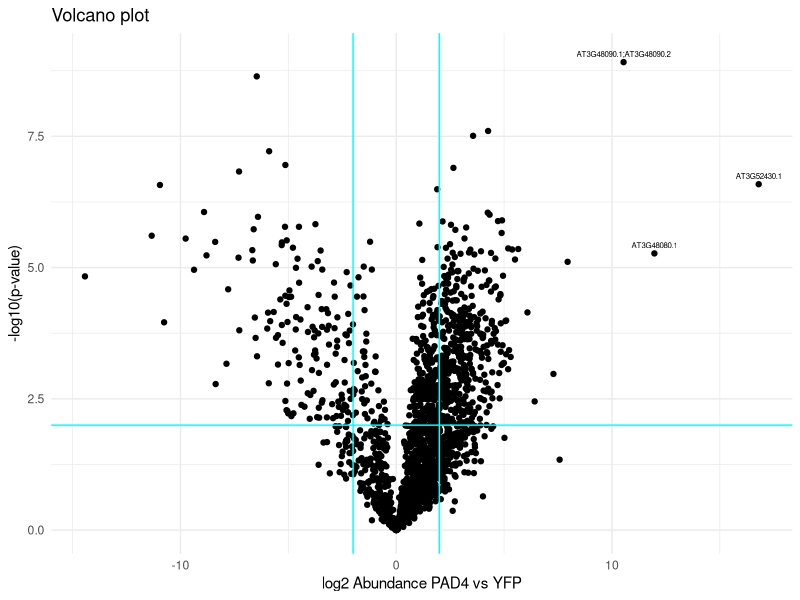
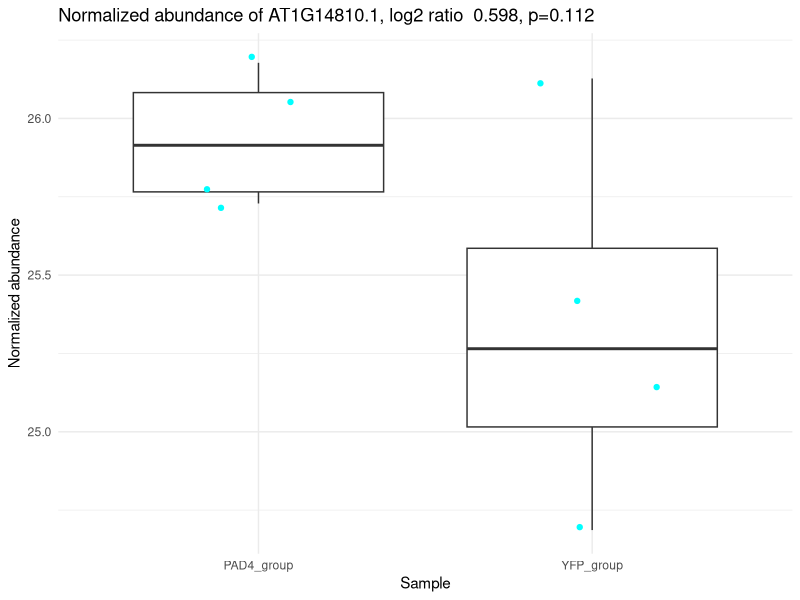

Here is the R script that generated these plots, in order:
#Load library
library(tidyverse)

# Load data
data <- read.table("data/Sun-etal-2021-IP-MS-PAD4-vs-YFP.txt", header=TRUE, sep="\t")

# Check the data
str(data)

# Subset most differentially abundant proteins
proteins <- subset(data, log2_PAD4_vs_YFP > 9)

# Volcano plot
pdf("output/challengevolcanoplot.pdf")
data %>% ggplot(aes(x = log2_PAD4_vs_YFP, y = -log10(pval_PAD4_vs_YFP))) +
  geom_point() +
  geom_text(aes(label = Protein.IDs), data = proteins, vjust = "outward", nudge_y = 0.1, size = 2) +
  geom_vline(xintercept = c(-2, 2), color = "cyan") +
  geom_hline(yintercept = 2, color = "cyan") +
  labs(title="Volcano plot", x="log2 Abundance PAD4 vs YFP", y="-log10(p-value)") +
  theme_minimal()
dev.off()

#Choose a random protein
protein <- data[111,]
print(protein)

# Transform data for boxplot
boxplotdata <- protein %>% pivot_longer(cols=starts_with("Norm_abundance"), names_to="Sample", values_to="Abundance")
boxplotdata <- boxplotdata %>% mutate(Sample = ifelse(grepl("PAD4", Sample), "PAD4_group", "YFP_group"))
print(boxplotdata)

# Boxplot
pdf("output/challengeboxplot.pdf")
boxplotdata %>% ggplot(aes(x=Sample, y=Abundance)) + 
                        geom_boxplot(outlier.shape = NA) +
                        geom_jitter(width = 0.2, color = "cyan") +
                        labs(title = "Normalized abundance of AT1G14810.1, log2 ratio  0.598, p=0.112", 
                        x = "Sample", 
                        y = "Normalized abundance") +
                        theme_minimal()
dev.off()


